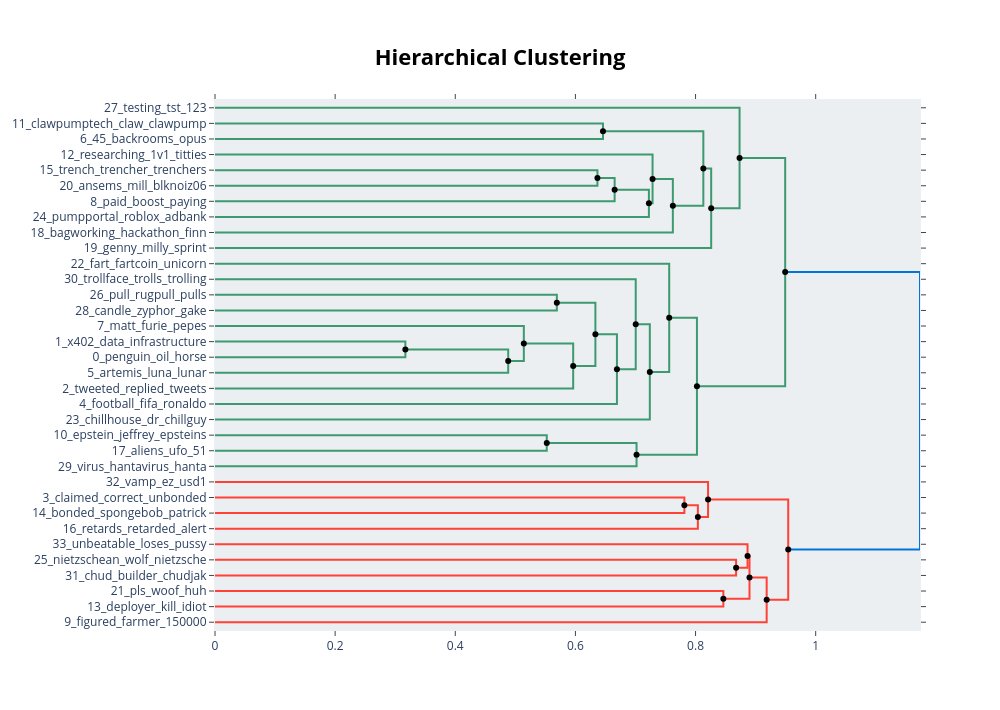

The notebook cell this image was saved under:
### Code cell
# 2. Gerar a estrutura hierárquica dos tópicos
hierarchical_topics = model_updated.hierarchical_topics(docs)

# 3. Visualizar a árvore (Dendrograma interativo)
model_updated.visualize_hierarchy(hierarchical_topics=hierarchical_topics)

### Figure 1 — Plotly figure (JSON) as saved in the notebook; plotly's stock layout.template omitted (floating-point values rounded to 4 significant figures)
{"data": [{"hoverinfo": "text", "marker": {"color": "rgb(61,153,112)"}, "mode": "lines", "text": ["clawpumptech_claw_clawpump_clawd_clawdbot", "", "", "45_backrooms_opus_claudes_anthropic"], "type": "scatter", "x": [0.0, 0.6459, 0.6459, 0.0], "xaxis": "x", "y": [-15.0, -15.0, -25.0, -25.0], "yaxis": "y"}, {"hoverinfo": "text", "marker": {"color": "rgb(61,153,112)"}, "mode": "lines", "text": ["trench_trencher_trenchers_trenching_savior", "", "", "ansems_mill_blknoiz06_shilled_coldest"], "type": "scatter", "x": [0.0, 0.6366, 0.6366, 0.0], "xaxis": "x", "y": [-45.0, -45.0, -55.0, -55.0], "yaxis": "y"}, {"hoverinfo": "text", "marker": {"color": "rgb(61,153,112)"}, "mode": "lines", "text": ["trench_trencher_trenchers_ansems_savior", "", "", "paid_boost_paying_comm_boosts"], "type": "scatter", "x": [0.6366, 0.6653, 0.6653, 0.0], "xaxis": "x", "y": [-50.0, -50.0, -65.0, -65.0], "yaxis": "y"}, {"hoverinfo": "text", "marker": {"color": "rgb(61,153,112)"}, "mode": "lines", "text": ["paid_trench_trencher_trenchers_ansems", "", "", "pumpportal_roblox_adbank_onboarding_zone"], "type": "scatter", "x": [0.6653, 0.7224, 0.7224, 0.0], "xaxis": "x", "y": [-57.5, -57.5, -75.0, -75.0], "yaxis": "y"}, {"hoverinfo": "text", "marker": {"color": "rgb(61,153,112)"}, "mode": "lines", "text": ["researching_1v1_titties_slowed_brrr", "", "", "paid_pumpportal_trench_trencher_trenchers"], "type": "scatter", "x": [0.0, 0.7284, 0.7284, 0.7224], "xaxis": "x", "y": [-35.0, -35.0, -66.25, -66.25], "yaxis": "y"}, {"hoverinfo": "text", "marker": {"color": "rgb(61,153,112)"}, "mode": "lines", "text": ["paid_pumpportal_trench_trencher_trenchers", "", "", "bagworking_hackathon_finn_trash_bagwork"], "type": "scatter", "x": [0.7284, 0.7622, 0.7622, 0.0], "xaxis": "x", "y": [-50.62, -50.62, -85.0, -85.0], "yaxis": "y"}, {"hoverinfo": "text", "marker": {"color": "rgb(61,153,112)"}, "mode": "lines", "text": ["clawpumptech_claw_clawpump_45_backrooms", "", "", "paid_pumpportal_trench_trencher_trenchers"], "type": "scatter", "x": [0.6459, 0.813, 0.813, 0.7622], "xaxis": "x", "y": [-20.0, -20.0, -67.81, -67.81], "yaxis": "y"}, {"hoverinfo": "text", "marker": {"color": "rgb(61,153,112)"}, "mode": "lines", "text": ["paid_pumpportal_clawpumptech_claw_trench", "", "", "genny_milly_sprint_seet_fastest"], "type": "scatter", "x": [0.813, 0.826, 0.826, 0.0], "xaxis": "x", "y": [-43.91, -43.91, -95.0, -95.0], "yaxis": "y"}, {"hoverinfo": "text", "marker": {"color": "rgb(61,153,112)"}, "mode": "lines", "text": ["testing_tst_123_mm_test2", "", "", "paid_pumpportal_clawpumptech_claw_trench"], "type": "scatter", "x": [0.0, 0.8733, 0.8733, 0.826], "xaxis": "x", "y": [-5.0, -5.0, -69.45, -69.45], "yaxis": "y"}, {"hoverinfo": "text", "marker": {"color": "rgb(61,153,112)"}, "mode": "lines", "text": ["pull_rugpull_pulls_scams_rugger", "", "", "candle_zyphor_gake_wick_luminous"], "type": "scatter", "x": [0.0, 0.5691, 0.5691, 0.0], "xaxis": "x", "y": [-125.0, -125.0, -135.0, -135.0], "yaxis": "y"}, {"hoverinfo": "text", "marker": {"color": "rgb(61,153,112)"}, "mode": "lines", "text": ["x402_data_infrastructure_payments_tools", "", "", "penguin_oil_horse_christmas_nigger"], "type": "scatter", "x": [0.0, 0.3169, 0.3169, 0.0], "xaxis": "x", "y": [-155.0, -155.0, -165.0, -165.0], "yaxis": "y"}, {"hoverinfo": "text", "marker": {"color": "rgb(61,153,112)"}, "mode": "lines", "text": ["penguin_oil_horse_christmas_nigger", "", "", "artemis_luna_lunar_mooner_ii"], "type": "scatter", "x": [0.3169, 0.4881, 0.4881, 0.0], "xaxis": "x", "y": [-160.0, -160.0, -175.0, -175.0], "yaxis": "y"}, {"hoverinfo": "text", "marker": {"color": "rgb(61,153,112)"}, "mode": "lines", "text": ["matt_furie_pepes_pep_peppa", "", "", "penguin_oil_horse_christmas_nigger"], "type": "scatter", "x": [0.0, 0.5141, 0.5141, 0.4881], "xaxis": "x", "y": [-145.0, -145.0, -167.5, -167.5], "yaxis": "y"}, {"hoverinfo": "text", "marker": {"color": "rgb(61,153,112)"}, "mode": "lines", "text": ["penguin_oil_horse_christmas_nigger", "", "", "tweeted_replied_tweets_onboard_insanely"], "type": "scatter", "x": [0.5141, 0.5963, 0.5963, 0.0], "xaxis": "x", "y": [-156.2, -156.2, -185.0, -185.0], "yaxis": "y"}, {"hoverinfo": "text", "marker": {"color": "rgb(61,153,112)"}, "mode": "lines", "text": ["candle_pull_rugpull_zyphor_pulls", "", "", "penguin_oil_horse_christmas_nigger"], "type": "scatter", "x": [0.5691, 0.6333, 0.6333, 0.5963], "xaxis": "x", "y": [-130.0, -130.0, -170.6, -170.6], "yaxis": "y"}, {"hoverinfo": "text", "marker": {"color": "rgb(61,153,112)"}, "mode": "lines", "text": ["penguin_oil_horse_christmas_nigger", "", "", "football_fifa_ronaldo_messi_worldcup"], "type": "scatter", "x": [0.6333, 0.6691, 0.6691, 0.0], "xaxis": "x", "y": [-150.3, -150.3, -195.0, -195.0], "yaxis": "y"}, {"hoverinfo": "text", "marker": {"color": "rgb(61,153,112)"}, "mode": "lines", "text": ["trollface_trolls_trolling_chief_officer", "", "", "penguin_oil_horse_christmas_nigger"], "type": "scatter", "x": [0.0, 0.7004, 0.7004, 0.6691], "xaxis": "x", "y": [-115.0, -115.0, -172.7, -172.7], "yaxis": "y"}, {"hoverinfo": "text", "marker": {"color": "rgb(61,153,112)"}, "mode": "lines", "text": ["penguin_oil_horse_christmas_nigger", "", "", "chillhouse_dr_chillguy_stress_pepper"], "type": "scatter", "x": [0.7004, 0.7239, 0.7239, 0.0], "xaxis": "x", "y": [-143.8, -143.8, -205.0, -205.0], "yaxis": "y"}, {"hoverinfo": "text", "marker": {"color": "rgb(61,153,112)"}, "mode": "lines", "text": ["fart_fartcoin_unicorn_farting_farts", "", "", "penguin_oil_horse_christmas_nigger"], "type": "scatter", "x": [0.0, 0.7562, 0.7562, 0.7239], "xaxis": "x", "y": [-105.0, -105.0, -174.4, -174.4], "yaxis": "y"}, {"hoverinfo": "text", "marker": {"color": "rgb(61,153,112)"}, "mode": "lines", "text": ["epstein_jeffrey_epsteins_jeffery_clinton", "", "", "aliens_ufo_51_disclosure_extraterrestrial"], "type": "scatter", "x": [0.0, 0.5523, 0.5523, 0.0], "xaxis": "x", "y": [-215.0, -215.0, -225.0, -225.0], "yaxis": "y"}, {"hoverinfo": "text", "marker": {"color": "rgb(61,153,112)"}, "mode": "lines", "text": ["epstein_aliens_jeffrey_ufo_epsteins", "", "", "virus_hantavirus_hanta_ebola_rat"], "type": "scatter", "x": [0.5523, 0.7018, 0.7018, 0.0], "xaxis": "x", "y": [-220.0, -220.0, -235.0, -235.0], "yaxis": "y"}, {"hoverinfo": "text", "marker": {"color": "rgb(61,153,112)"}, "mode": "lines", "text": ["penguin_oil_horse_christmas_nigger", "", "", "epstein_aliens_jeffrey_virus_hantavirus"], "type": "scatter", "x": [0.7562, 0.8023, 0.8023, 0.7018], "xaxis": "x", "y": [-139.7, -139.7, -227.5, -227.5], "yaxis": "y"}, {"hoverinfo": "text", "marker": {"color": "rgb(61,153,112)"}, "mode": "lines", "text": ["paid_pumpportal_clawpumptech_claw_trench", "", "", "penguin_oil_epstein_horse_christmas"], "type": "scatter", "x": [0.8733, 0.9492, 0.9492, 0.8023], "xaxis": "x", "y": [-37.23, -37.23, -183.6, -183.6], "yaxis": "y"}, {"hoverinfo": "text", "marker": {"color": "rgb(255,65,54)"}, "mode": "lines", "text": ["claimed_correct_unbonded_comm_btw", "", "", "bonded_spongebob_patrick_sponge_james"], "type": "scatter", "x": [0.0, 0.7814, 0.7814, 0.0], "xaxis": "x", "y": [-255.0, -255.0, -265.0, -265.0], "yaxis": "y"}, {"hoverinfo": "text", "marker": {"color": "rgb(255,65,54)"}, "mode": "lines", "text": ["bonded_claimed_spongebob_patrick_correct", "", "", "retards_retarded_alert_retardio_finder"], "type": "scatter", "x": [0.7814, 0.8039, 0.8039, 0.0], "xaxis": "x", "y": [-260.0, -260.0, -275.0, -275.0], "yaxis": "y"}, {"hoverinfo": "text", "marker": {"color": "rgb(255,65,54)"}, "mode": "lines", "text": ["vamp_ez_usd1_vamps_vampire", "", "", "bonded_retards_claimed_retarded_spongebob"], "type": "scatter", "x": [0.0, 0.8208, 0.8208, 0.8039], "xaxis": "x", "y": [-245.0, -245.0, -267.5, -267.5], "yaxis": "y"}, {"hoverinfo": "text", "marker": {"color": "rgb(255,65,54)"}, "mode": "lines", "text": ["nietzschean_wolf_nietzsche_fox_deer", "", "", "chud_builder_chudjak_boner_chuds"], "type": "scatter", "x": [0.0, 0.8675, 0.8675, 0.0], "xaxis": "x", "y": [-295.0, -295.0, -305.0, -305.0], "yaxis": "y"}, {"hoverinfo": "text", "marker": {"color": "rgb(255,65,54)"}, "mode": "lines", "text": ["unbeatable_loses_pussy_imperial_buttplug", "", "", "chud_nietzschean_wolf_nietzsche_chudjak"], "type": "scatter", "x": [0.0, 0.8866, 0.8866, 0.8675], "xaxis": "x", "y": [-285.0, -285.0, -300.0, -300.0], "yaxis": "y"}, {"hoverinfo": "text", "marker": {"color": "rgb(255,65,54)"}, "mode": "lines", "text": ["pls_woof_huh_general_kick", "", "", "deployer_kill_idiot_deployment_nyra"], "type": "scatter", "x": [0.0, 0.8463, 0.8463, 0.0], "xaxis": "x", "y": [-315.0, -315.0, -325.0, -325.0], "yaxis": "y"}, {"hoverinfo": "text", "marker": {"color": "rgb(255,65,54)"}, "mode": "lines", "text": ["unbeatable_chud_nietzschean_wolf_nietzsche", "", "", "pls_deployer_kill_idiot_huh"], "type": "scatter", "x": [0.8866, 0.8898, 0.8898, 0.8463], "xaxis": "x", "y": [-292.5, -292.5, -320.0, -320.0], "yaxis": "y"}, {"hoverinfo": "text", "marker": {"color": "rgb(255,65,54)"}, "mode": "lines", "text": ["unbeatable_chud_nietzschean_pls_wolf", "", "", "figured_farmer_150000_capitalization_masters"], "type": "scatter", "x": [0.8898, 0.9184, 0.9184, 0.0], "xaxis": "x", "y": [-306.2, -306.2, -335.0, -335.0], "yaxis": "y"}, {"hoverinfo": "text", "marker": {"color": "rgb(255,65,54)"}, "mode": "lines", "text": ["vamp_retards_bonded_claimed_retarded", "", "", "unbeatable_chud_nietzschean_pls_figured"], "type": "scatter", "x": [0.8208, 0.9543, 0.9543, 0.9184], "xaxis": "x", "y": [-256.2, -256.2, -320.6, -320.6], "yaxis": "y"}, {"hoverinfo": "text", "marker": {"color": "rgb(0,116,217)"}, "mode": "lines", "text": ["penguin_oil_epstein_horse_christmas", "", "", "unbeatable_chud_nietzschean_vamp_bonded"], "type": "scatter", "x": [0.9492, 1.174, 1.174, 0.9543], "xaxis": "x", "y": [-110.4, -110.4, -288.4, -288.4], "yaxis": "y"}, {"hoverinfo": "text", "hovertext": ["trench_trencher_trenchers_ansems_savior", "paid_trench_trencher_trenchers_ansems", "paid_pumpportal_trench_trencher_trenchers", "clawpumptech_claw_clawpump_45_backrooms", "paid_pumpportal_clawpumptech_claw_trench", "penguin_oil_horse_christmas_nigger", "penguin_oil_horse_christmas_nigger", "candle_pull_rugpull_zyphor_pulls", "penguin_oil_horse_christmas_nigger", "penguin_oil_horse_christmas_nigger", "epstein_aliens_jeffrey_ufo_epsteins", "penguin_oil_horse_christmas_nigger", "paid_pumpportal_clawpumptech_claw_trench", "bonded_claimed_spongebob_patrick_correct", "unbeatable_chud_nietzschean_wolf_nietzsche", "unbeatable_chud_nietzschean_pls_wolf", "vamp_retards_bonded_claimed_retarded", "penguin_oil_epstein_horse_christmas"], "marker": {"color": "black"}, "mode": "markers", "showlegend": false, "type": "scatter", "x": [0.6366, 0.6653, 0.7284, 0.6459, 0.813, 0.3169, 0.5141, 0.5691, 0.6333, 0.7004, 0.5523, 0.7562, 0.8733, 0.7814, 0.8866, 0.8898, 0.8208, 0.9492], "y": [-50, -57.5, -50.62, -20, -43.91, -160, -156.2, -130, -150.3, -143.8, -220, -139.7, -37.23, -260, -292.5, -306.2, -256.2, -110.4]}, {"hoverinfo": "text", "hovertext": ["paid_pumpportal_trench_trencher_trenchers", "paid_pumpportal_trench_trencher_trenchers", "paid_pumpportal_clawpumptech_claw_trench", "penguin_oil_horse_christmas_nigger", "penguin_oil_horse_christmas_nigger", "penguin_oil_horse_christmas_nigger", "penguin_oil_horse_christmas_nigger", "epstein_aliens_jeffrey_virus_hantavirus", "penguin_oil_epstein_horse_christmas", "bonded_retards_claimed_retarded_spongebob", "chud_nietzschean_wolf_nietzsche_chudjak", "pls_deployer_kill_idiot_huh", "unbeatable_chud_nietzschean_pls_figured", "unbeatable_chud_nietzschean_vamp_bonded"], "marker": {"color": "black"}, "mode": "markers", "showlegend": false, "type": "scatter", "x": [0.7224, 0.7622, 0.826, 0.4881, 0.5963, 0.6691, 0.7239, 0.7018, 0.8023, 0.8039, 0.8675, 0.8463, 0.9184, 0.9543], "y": [-66.25, -67.81, -69.45, -167.5, -170.6, -172.7, -174.4, -227.5, -183.6, -267.5, -300, -320, -320.6, -288.4]}], "layout": {"autosize": false, "height": 710, "hoverlabel": {"bgcolor": "white", "font": {"family": "Rockwell", "size": 16}}, "hovermode": "closest", "plot_bgcolor": "#ECEFF1", "showlegend": false, "title": {"font": {"color": "Black", "size": 22}, "text": "<b>Hierarchical Clustering</b>", "x": 0.5, "xanchor": "center", "yanchor": "top"}, "width": 1000, "xaxis": {"mirror": "allticks", "rangemode": "tozero", "showgrid": false, "showline": true, "showticklabels": true, "ticks": "outside", "type": "linear", "zeroline": false}, "yaxis": {"mirror": "allticks", "range": [-340, 0], "rangemode": "tozero", "showgrid": false, "showline": true, "showticklabels": true, "tickmode": "array", "ticks": "outside", "ticktext": ["27_testing_tst_123", "11_clawpumptech_claw_clawpump", "6_45_backrooms_opus", "12_researching_1v1_titties", "15_trench_trencher_trenchers", "20_ansems_mill_blknoiz06", "8_paid_boost_paying", "24_pumpportal_roblox_adbank", "18_bagworking_hackathon_finn", "19_genny_milly_sprint", "22_fart_fartcoin_unicorn", "30_trollface_trolls_trolling", "26_pull_rugpull_pulls", "28_candle_zyphor_gake", "7_matt_furie_pepes", "1_x402_data_infrastructure", "0_penguin_oil_horse", "5_artemis_luna_lunar", "2_tweeted_replied_tweets", "4_football_fifa_ronaldo", "23_chillhouse_dr_chillguy", "10_epstein_jeffrey_epsteins", "17_aliens_ufo_51", "29_virus_hantavirus_hanta", "32_vamp_ez_usd1", "3_claimed_correct_unbonded", "14_bonded_spongebob_patrick", "16_retards_retarded_alert", "33_unbeatable_loses_pussy", "25_nietzschean_wolf_nietzsche", "31_chud_builder_chudjak", "21_pls_woof_huh", "13_deployer_kill_idiot", "9_figured_farmer_150000"], "tickvals": [-5, -15, -25, -35, -45, -55, -65, -75, -85, -95, -105, -115, -125, -135, -145, -155, -165, -175, -185, -195, -205, -215, -225, -235, -245, -255, -265, -275, -285, -295, -305, -315, -325, -335], "type": "linear", "zeroline": false}}}
